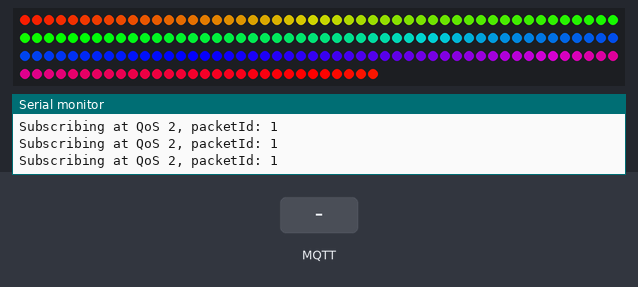
Bench run of a sketch on a simulated ESP8266 (Wemos D1 mini). Shown: 180 RGB LEDs in strip order, left to right, continuing on the next row, the last lines printed to the serial monitor. The inputs (shaded band) are chosen by the test bench. Dim RGB values are drawn brighter than linear; WiFi joins after 1.5 s; servers stay silent unless stated; random numbers use the default seed unless the sketch sets one; no MQTT or app messages arrive unless stated.

Above: at 2.4 s.
2.5 s: MQTT message "1" arrives on the third subscribed topic
At 2.75 s:
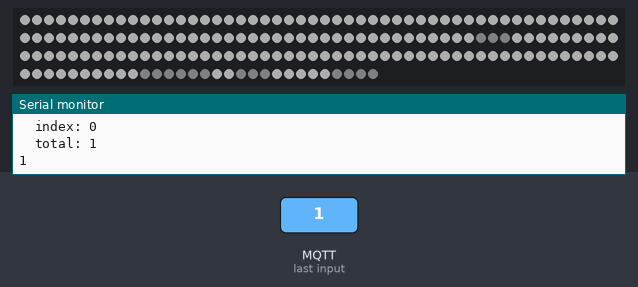

The sketch:

iot_neopixel_lamp.ino
```cpp
#include <ESP8266WiFi.h>
#include <ESP8266mDNS.h>
#include <WiFiUdp.h>
#include <ArduinoOTA.h>
#include <Ticker.h>
#include <AsyncMqttClient.h>
#include <Adafruit_NeoPixel.h>

// Board: WeMos D1 R2 & mini
// Upload Speed: 115200
// Programmer: USBTinyISP

#define PIN D3

#define TAIL_LEN 120

#define WIFI_SSID "moonie-2"
#define WIFI_PASSWORD "crispyhill857"

#define MQTT_HOST       "io.adafruit.com"
#define MQTT_PORT       1883
#define MQTT_USERNAME    "d101p"
#define MQTT_KEY         "076a5bcdc4894a588a12ae8ba715c197"

Adafruit_NeoPixel strip = Adafruit_NeoPixel(180, PIN, NEO_GRB + NEO_KHZ800);

AsyncMqttClient mqttClient;
Ticker mqttReconnectTimer;

WiFiEventHandler wifiConnectHandler;
WiFiEventHandler wifiDisconnectHandler;
Ticker wifiReconnectTimer;

uint16_t lampcolour = 20;
uint16_t lampspeed = 255;
uint16_t lampflicker = 100;
uint16_t lamplength = 200;
uint16_t lamppattern = 1;
uint16_t lampbrightness = 255;

void connectToWifi() {
  Serial.println("Connecting to Wi-Fi...");
  WiFi.begin(WIFI_SSID, WIFI_PASSWORD);
}

void onWifiConnect(const WiFiEventStationModeGotIP& event) {
  Serial.println("Connected to Wi-Fi.");
  connectToMqtt();
}

void onWifiDisconnect(const WiFiEventStationModeDisconnected& event) {
  Serial.println("Disconnected from Wi-Fi.");
  mqttReconnectTimer.detach(); // ensure we don't reconnect to MQTT while reconnecting to Wi-Fi
  wifiReconnectTimer.once(2, connectToWifi);
}

void connectToMqtt() {
  Serial.println("Connecting to MQTT...");
  mqttClient.connect();
}

void onMqttConnect(bool sessionPresent) {
  uint16_t packetIdSub, packetIdPub;
  char param[5];

  Serial.println("Connected to MQTT.");
  Serial.print("Session present: ");
  Serial.println(sessionPresent);

  ltoa(lampcolour, param, 10);
  packetIdPub = mqttClient.publish("d101p/feeds/lampcolour", 1, true, param);
  Serial.print("Publishing at QoS 1, packetId: ");
  Serial.println(packetIdSub);
  ltoa(lampspeed, param, 10);
  packetIdPub = mqttClient.publish("d101p/feeds/lampspeed", 2, true, param);
  Serial.print("Publishing at QoS 2, packetId: ");
  Serial.println(packetIdSub);
  ltoa(lampflicker, param, 10);
  packetIdPub = mqttClient.publish("d101p/feeds/lampflicker", 2, true, param);
  Serial.print("Publishing at QoS 2, packetId: ");
  Serial.println(packetIdSub);
  ltoa(lamplength, param, 10);
  packetIdPub = mqttClient.publish("d101p/feeds/lamplength", 2, true, param);
  Serial.print("Publishing at QoS 2, packetId: ");
  Serial.println(packetIdSub);
  ltoa(lampbrightness, param, 10);
  packetIdPub = mqttClient.publish("d101p/feeds/lampbrightness", 2, true, param);
  Serial.print("Publishing at QoS 2, packetId: ");
  Serial.println(packetIdSub);

  packetIdSub = mqttClient.subscribe("d101p/feeds/lampcolour", 2);
  Serial.print("Subscribing at QoS 2, packetId: ");
  Serial.println(packetIdSub);
  packetIdSub = mqttClient.subscribe("d101p/feeds/lampspeed", 2);
  Serial.print("Subscribing at QoS 2, packetId: ");
  Serial.println(packetIdSub);
  packetIdSub = mqttClient.subscribe("d101p/feeds/lampflicker", 2);
  Serial.print("Subscribing at QoS 2, packetId: ");
  Serial.println(packetIdSub);
  packetIdSub = mqttClient.subscribe("d101p/feeds/lamplength", 2);
  Serial.print("Subscribing at QoS 2, packetId: ");
  Serial.println(packetIdSub);
  packetIdSub = mqttClient.subscribe("d101p/feeds/lamppattern", 2);
  Serial.print("Subscribing at QoS 2, packetId: ");
  Serial.println(packetIdSub);
  packetIdSub = mqttClient.subscribe("d101p/feeds/lampbrightness", 2);
  Serial.print("Subscribing at QoS 2, packetId: ");
  Serial.println(packetIdSub);
}

void onMqttDisconnect(AsyncMqttClientDisconnectReason reason) {
  Serial.println("Disconnected from MQTT.");

  if (WiFi.isConnected()) {
    mqttReconnectTimer.once(2, connectToMqtt);
  }
}

void onMqttSubscribe(uint16_t packetId, uint8_t qos) {
  Serial.println("Subscribe acknowledged.");
  Serial.print("  packetId: ");
  Serial.println(packetId);
  Serial.print("  qos: ");
  Serial.println(qos);
}

void onMqttUnsubscribe(uint16_t packetId) {
  Serial.println("Unsubscribe acknowledged.");
  Serial.print("  packetId: ");
  Serial.println(packetId);
}

void onMqttMessage(char* topic, char* payload, AsyncMqttClientMessageProperties properties, size_t len, size_t index, size_t total) {
  Serial.println("Publish received.");
  Serial.print("  topic: ");
  Serial.println(topic);
  Serial.print("  qos: ");
  Serial.println(properties.qos);
  Serial.print("  dup: ");
  Serial.println(properties.dup);
  Serial.print("  retain: ");
  Serial.println(properties.retain);
  Serial.print("  len: ");
  Serial.println(len);
  Serial.print("  index: ");
  Serial.println(index);
  Serial.print("  total: ");
  Serial.println(total);
  if (strcmp(topic, "d101p/feeds/lampcolour") == 0) {
    lampcolour = atoi((char *)payload);
    Serial.println(lampcolour);
  } else if (strcmp(topic, "d101p/feeds/lampspeed") == 0) {
    lampspeed = atoi((char *)payload);
    Serial.println(lampspeed);
  } else if (strcmp(topic, "d101p/feeds/lampflicker") == 0) {
    lampflicker = atoi((char *)payload);
    Serial.println(lampflicker);
  } else if (strcmp(topic, "d101p/feeds/lamplength") == 0) {
    lamplength = atoi((char *)payload);
    Serial.println(lamplength);
  } else if (strcmp(topic, "d101p/feeds/lamppattern") == 0) {
    lamppattern = atoi((char *)payload);
    Serial.println(lamppattern);
  } else if (strcmp(topic, "d101p/feeds/lampbrightness") == 0) {
    lampbrightness = atoi((char *)payload);
    Serial.println(lampbrightness);
  }
}

void onMqttPublish(uint16_t packetId) {
  Serial.println("Publish acknowledged.");
  Serial.print("  packetId: ");
  Serial.println(packetId);
}

void setup() {
  Serial.begin(115200);
  Serial.println();
  Serial.println();

  wifiConnectHandler = WiFi.onStationModeGotIP(onWifiConnect);
  wifiDisconnectHandler = WiFi.onStationModeDisconnected(onWifiDisconnect);

  mqttClient.onConnect(onMqttConnect);
  mqttClient.onDisconnect(onMqttDisconnect);
  mqttClient.onSubscribe(onMqttSubscribe);
  mqttClient.onUnsubscribe(onMqttUnsubscribe);
  mqttClient.onMessage(onMqttMessage);
  mqttClient.onPublish(onMqttPublish);
  mqttClient.setServer(MQTT_HOST, MQTT_PORT);
  mqttClient.setCredentials(MQTT_USERNAME, "076a5bcdc4894a588a12ae8ba715c197");

  connectToWifi();

  ArduinoOTA.onStart([]() {
    Serial.println("Start");
  });
  ArduinoOTA.onEnd([]() {
    Serial.println("\nEnd");
  });
  ArduinoOTA.onProgress([](unsigned int progress, unsigned int total) {
    Serial.printf("Progress: %u%%\r", (progress / (total / 100)));
  });
  ArduinoOTA.onError([](ota_error_t error) {
    Serial.printf("Error[%u]: ", error);
    if (error == OTA_AUTH_ERROR) Serial.println("Auth Failed");
    else if (error == OTA_BEGIN_ERROR) Serial.println("Begin Failed");
    else if (error == OTA_CONNECT_ERROR) Serial.println("Connect Failed");
    else if (error == OTA_RECEIVE_ERROR) Serial.println("Receive Failed");
    else if (error == OTA_END_ERROR) Serial.println("End Failed");
  });
  ArduinoOTA.begin();

  randomSeed(analogRead(0));

  strip.begin();
  strip.show(); // Initialize all pixels to 'off'

}

void loop() {
  ArduinoOTA.handle();
  strip.setBrightness(lampbrightness);
  if (lamppattern == 1) {
    flicker(lampspeed);
  } else if (lamppattern == 2) {
    fire(lampspeed);
  } else if (lamppattern == 3) {
    bounce(lampspeed);
  }
}

void flicker(uint8_t wait) {
  static uint32_t count = 0;
  uint8_t pixel_state[strip.numPixels()];
  uint8_t time_on[strip.numPixels()];
  uint16_t i;
  uint32_t colour;
  uint8_t fading_white;

  for(i=0; i<strip.numPixels(); i++) {
    if (random(100)<lampflicker) {
      pixel_state[i] = 0;
    } else {
      pixel_state[i] += 1;
    }
  }

  for(i=0; i<strip.numPixels(); i++) {
    if (pixel_state[i]==0) {
      colour = Wheel((((i) * 256 / strip.numPixels()) + count) & 255);
    } else {
      fading_white = 60-10*pixel_state[i];
      if (60-10*pixel_state[i] < 5) {
       if (60-10*pixel_state[i] < -5) {
          fading_white = 5;
        }
        else
        {
          fading_white = 120;
        }
      }
      colour = strip.Color(fading_white, fading_white, fading_white);
    }
    strip.setPixelColor(i, colour);
  }
  strip.show();
  delay(wait);
  count++;
}

void fire(uint8_t wait) {
  static int16_t pos = strip.numPixels()-1;
  static int16_t dir = -1;
  static uint32_t count;
  uint32_t colour;
  uint8_t i;

//  pos=strip.numPixels()-1;
//  pos=strip.numPixels()-1;
  count = 0;
  for(i=0; i<strip.numPixels(); i++) {
    strip.setPixelColor(i, strip.Color(0, 0, 0));
  }
  for (i=0;i<22;i+=1)
  {
    tail(pos+i, dir, TAIL_LEN, 0);
  }
  strip.show();
  delay(wait);

  pos = pos + (dir*22);
  if((pos<=0)||(pos>=strip.numPixels()-1)) {
    pos=0;
  }
  count = count + 1;
}

void tail(uint16_t pos, int8_t dir, uint8_t chance, uint8_t colour) {

  if (chance < 0) { return; }
  colour += random(15);
  //if (chance >= TAIL_LEN) {
    strip.setPixelColor(pos, strip.Color(127, colour+random(10), 0));
  //} else {
  //  strip.setPixelColor(pos, strip.Color(127, colour, 0));
    //strip.setPixelColor(pos, Wheel((pos+colour) & 255));
  //}
  // strip.setPixelColor(pos, strip.Color(127, 127, 127));
  if (random(TAIL_LEN)<chance) {
    tail(pos-(dir*22), dir, chance-15, colour+5);
  }
}

void bounce(uint8_t wait) {
  static int16_t i, pos;
  static int16_t dir = 1;

  static uint32_t colour;
  for(i=0; i<strip.numPixels(); i++) {
    strip.setPixelColor(i, strip.Color(0, 0, 0));
  }
  tail2(pos, dir, lamplength, colour);
  strip.show();
  delay(wait);

  pos = pos + dir;
  if((pos<=0)||(pos>=strip.numPixels()-1)) {
    dir = dir * -1;
  }
  colour = colour + 1;
}

void tail2(uint16_t pos, int8_t dir, uint8_t chance, uint8_t colour) {

  if (chance < 0) { return; }
  if (chance >= lamplength) {
    strip.setPixelColor(pos, strip.Color(127, 127, 127));
  } else {
    strip.setPixelColor(pos, Wheel((pos+colour) & 255));
  }
  // strip.setPixelColor(pos, strip.Color(127, 127, 127));
  if (random(lamplength)<chance) {
    tail2(pos-dir, dir, chance-10, colour+10);
  }
}

// Input a value 0 to 255 to get a color value.
// The colours are a transition r - g - b - back to r.
uint32_t Wheel(byte WheelPos) {
  WheelPos = 255 - WheelPos;
  if(WheelPos < 85) {
    return strip.Color(255 - WheelPos * 3, 0, WheelPos * 3);
  }
  if(WheelPos < 170) {
    WheelPos -= 85;
    return strip.Color(0, WheelPos * 3, 255 - WheelPos * 3);
  }
  WheelPos -= 170;
  return strip.Color(WheelPos * 3, 255 - WheelPos * 3, 0);
}
```
